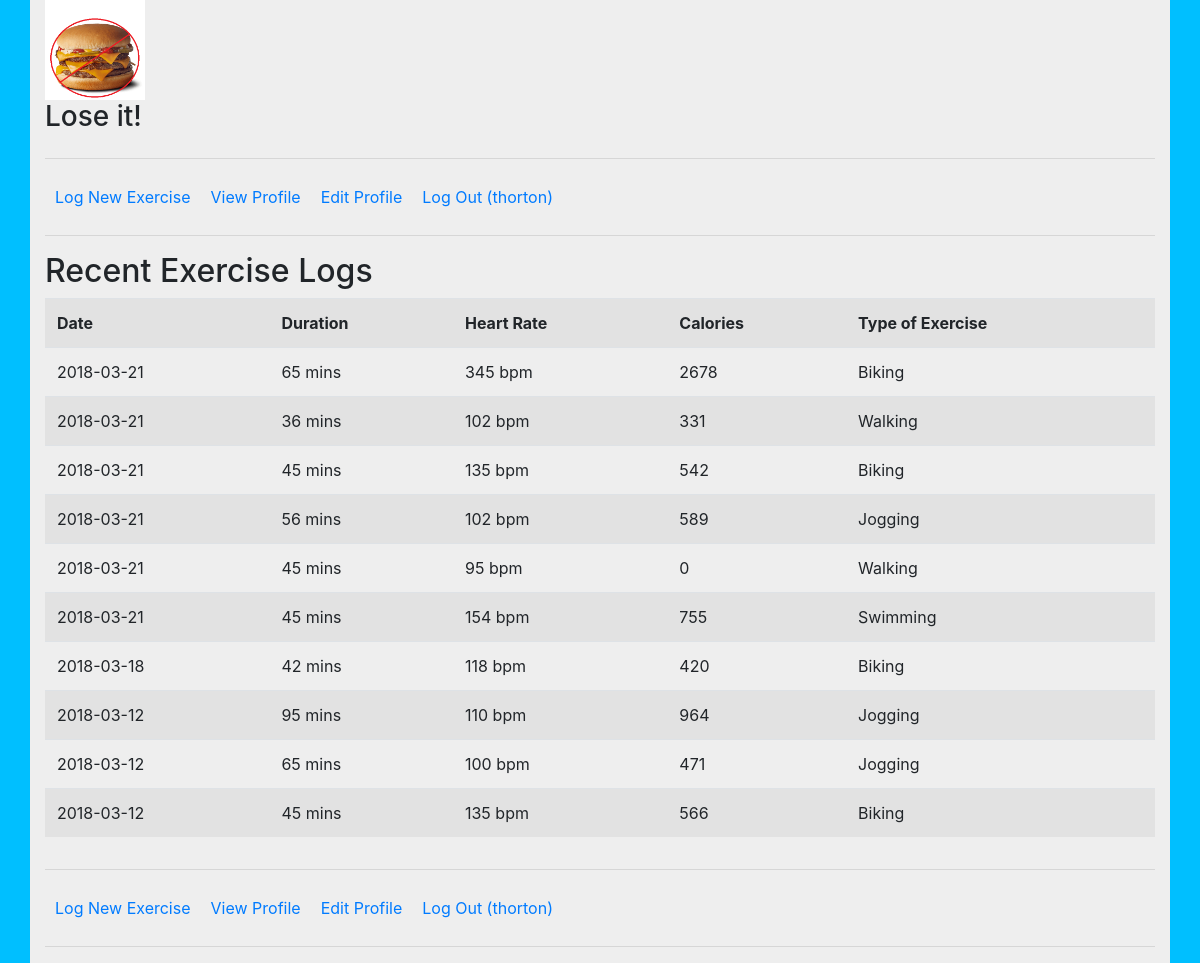
The app's page /index.php (signed in) with its own data.
### tables this page shows
CREATE TABLE `EXERCISE_LOG` (
  `id` int(11) NOT NULL AUTO_INCREMENT,
  `date` date DEFAULT NULL,
  `time_in_minutes` int(11) NOT NULL,
  `heartrate` int(11) NOT NULL,
  `calories` int(11) NOT NULL,
  `type` varchar(30) DEFAULT NULL,
  `EXERCISE_USER_id` int(11) NOT NULL,
  PRIMARY KEY (`id`)
);

### index.php (the view, shortened to what this page needs)
<?php
    require_once('header.php');
    require('navMenu.php');
?>
<?php
        $dbc = mysqli_connect(DB_HOST, DB_USER, DB_PASSWORD, DB_NAME)
                or die('Error connecting to MySQL server.');
        $query = "SELECT * FROM EXERCISE_LOG ORDER BY id DESC LIMIT 15";
        $data = mysqli_query($dbc, $query)
                or die("Error querying database.");
        ?>
        <h2>Recent Exercise Logs</h2>
            <table class="table table-striped">
                <tr><th class="thead-dark">Date</th><th>Duration</th><th>Heart Rate</th><th>Calories</th><th>Type of Exercise</th></tr>
            <?php
                while ($row = mysqli_fetch_array($data))
                {
            ?>
                <tr>
                  <td><?php echo $row['date'];; ?></td>
                  <td><?php echo $row['time_in_minutes']; ?> mins</td>
                  <td><?php echo $row['heartrate'];?> bpm</td>
                  <td><?php echo $row['calories'];?></td>
                  <td><?php echo $row['type'];?></td>
                </tr>
            <?php
                }
            ?>
            </table>
<?php
    require('navMenu.php');
    require_once('footer.php');
?>

### style.css (style rules this page uses)
body { background-color: deepskyblue; }

### records on screen
exercise_log: date "2018-03-21", time_in_minutes "65", heartrate "345", calories "2678", type "Biking"
exercise_log: date "2018-03-21", time_in_minutes "36", heartrate "102", calories "331", type "Walking"
exercise_log: date "2018-03-21", time_in_minutes "45", heartrate "135", calories "542", type "Biking"
exercise_log: date "2018-03-21", time_in_minutes "56", heartrate "102", calories "589", type "Jogging"
exercise_log: date "2018-03-21", time_in_minutes "45", heartrate "95", calories "0", type "Walking"
exercise_log: date "2018-03-21", time_in_minutes "45", heartrate "154", calories "755", type "Swimming"
exercise_log: date "2018-03-18", time_in_minutes "42", heartrate "118", calories "420", type "Biking"
exercise_log: date "2018-03-12", time_in_minutes "95", heartrate "110", calories "964", type "Jogging"
exercise_log: date "2018-03-12", time_in_minutes "65", heartrate "100", calories "471", type "Jogging"
exercise_log: date "2018-03-12", time_in_minutes "45", heartrate "135", calories "566", type "Biking"

### other values on screen
$_SESSION['username'] "thorton thorton"
